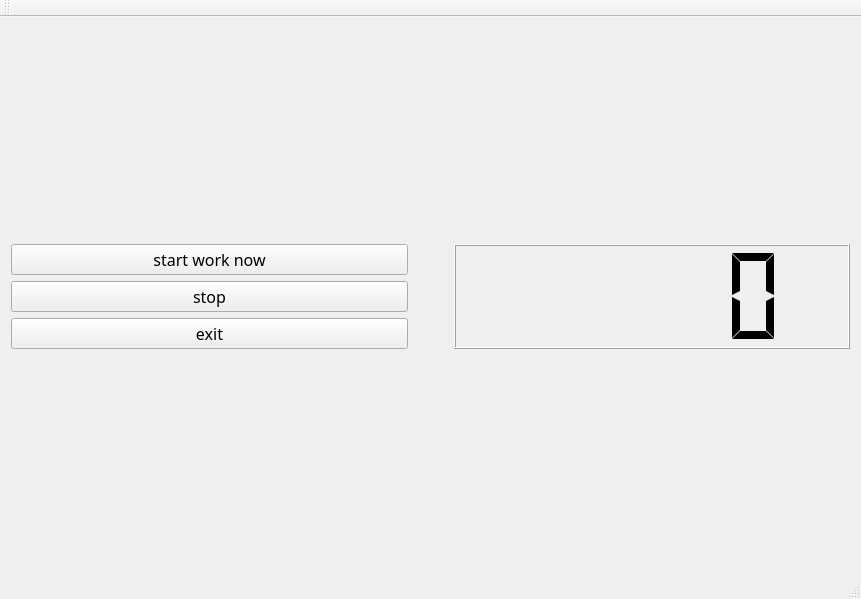
<?xml version="1.0" encoding="UTF-8"?>
<ui version="4.0">
 <class>tomato_counterClass</class>
 <widget class="QMainWindow" name="tomato_counterClass">
  <property name="geometry">
   <rect>
    <x>0</x>
    <y>0</y>
    <width>861</width>
    <height>599</height>
   </rect>
  </property>
  <property name="windowTitle">
   <string>tomato_counter</string>
  </property>
  <widget class="QWidget" name="centralWidget">
   <layout class="QGridLayout" name="gridLayout">
    <item row="4" column="0">
     <layout class="QVBoxLayout" name="verticalLayout">
      <item>
       <widget class="QPushButton" name="startButton">
        <property name="font">
         <font>
          <family>Microsoft YaHei Mono</family>
          <pointsize>12</pointsize>
         </font>
        </property>
        <property name="text">
         <string>start work now</string>
        </property>
       </widget>
      </item>
      <item>
       <widget class="QPushButton" name="stopButton">
        <property name="font">
         <font>
          <family>Microsoft YaHei Mono</family>
          <pointsize>12</pointsize>
         </font>
        </property>
        <property name="text">
         <string>stop</string>
        </property>
       </widget>
      </item>
      <item>
       <widget class="QPushButton" name="exitButton">
        <property name="font">
         <font>
          <family>Microsoft YaHei Mono</family>
          <pointsize>12</pointsize>
         </font>
        </property>
        <property name="text">
         <string>exit</string>
        </property>
       </widget>
      </item>
     </layout>
    </item>
    <item row="4" column="1">
     <spacer name="horizontalSpacer">
      <property name="orientation">
       <enum>Qt::Horizontal</enum>
      </property>
      <property name="sizeType">
       <enum>QSizePolicy::Fixed</enum>
      </property>
      <property name="sizeHint" stdset="0">
       <size>
        <width>40</width>
        <height>20</height>
       </size>
      </property>
     </spacer>
    </item>
    <item row="4" column="3">
     <widget class="QLCDNumber" name="timeCounter">
      <property name="smallDecimalPoint">
       <bool>false</bool>
      </property>
      <property name="mode">
       <enum>QLCDNumber::Dec</enum>
      </property>
      <property name="segmentStyle">
       <enum>QLCDNumber::Flat</enum>
      </property>
      <property name="value" stdset="0">
       <double>0.000000000000000</double>
      </property>
      <property name="intValue" stdset="0">
       <number>0</number>
      </property>
     </widget>
    </item>
   </layout>
  </widget>
  <widget class="QMenuBar" name="menuBar">
   <property name="geometry">
    <rect>
     <x>0</x>
     <y>0</y>
     <width>861</width>
     <height>26</height>
    </rect>
   </property>
  </widget>
  <widget class="QToolBar" name="mainToolBar">
   <attribute name="toolBarArea">
    <enum>TopToolBarArea</enum>
   </attribute>
   <attribute name="toolBarBreak">
    <bool>false</bool>
   </attribute>
  </widget>
  <widget class="QStatusBar" name="statusBar"/>
 </widget>
 <layoutdefault spacing="6" margin="11"/>
 <resources>
  <include location="tomato_counter.qrc"/>
 </resources>
 <connections/>
</ui>
